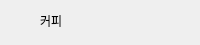
              <widget class="QWidget" name="widget_banner_6_coffee" native="true">
               <property name="maximumSize">
                <size>
                 <width>16777215</width>
                 <height>45</height>
                </size>
               </property>
               <layout class="QHBoxLayout" name="horizontalLayout_10">
                <property name="spacing">
                 <number>0</number>
                </property>
                <property name="leftMargin">
                 <number>5</number>
                </property>
                <property name="topMargin">
                 <number>5</number>
                </property>
                <property name="rightMargin">
                 <number>5</number>
                </property>
                <property name="bottomMargin">
                 <number>5</number>
                </property>
                <item>
                 <widget class="QLabel" name="label_banner_home_icon_6">
                  <property name="minimumSize">
                   <size>
                    <width>30</width>
                    <height>30</height>
                   </size>
                  </property>
                  <property name="maximumSize">
                   <size>
                    <width>30</width>
                    <height>30</height>
                   </size>
                  </property>
                  <property name="text">
                   <string/>
                  </property>
                  <property name="pixmap">
                   <pixmap>../src/coffee.svg</pixmap>
                  </property>
                  <property name="scaledContents">
                   <bool>true</bool>
                  </property>
                  <property name="alignment">
                   <set>Qt::AlignCenter</set>
                  </property>
                 </widget>
                </item>
                <item>
                 <widget class="QWidget" name="widget_16" native="true">
                  <layout class="QVBoxLayout" name="verticalLayout_16">
                   <property name="spacing">
                    <number>0</number>
                   </property>
                   <property name="leftMargin">
                    <number>5</number>
                   </property>
                   <property name="topMargin">
                    <number>5</number>
                   </property>
                   <property name="rightMargin">
                    <number>5</number>
                   </property>
                   <property name="bottomMargin">
                    <number>0</number>
                   </property>
                   <item>
                    <widget class="QLabel" name="label_banner_home_6">
                     <property name="maximumSize">
                      <size>
                       <width>16777215</width>
                       <height>15</height>
                      </size>
                     </property>
                     <property name="text">
                      <string>커피</string>
                     </property>
                     <property name="alignment">
                      <set>Qt::AlignLeading|Qt::AlignLeft|Qt::AlignVCenter</set>
                     </property>
                    </widget>
                   </item>
                   <item>
                    <widget class="QFrame" name="frame_line_6">
                     <property name="minimumSize">
                      <size>
                       <width>30</width>
                       <height>5</height>
                      </size>
                     </property>
                     <property name="maximumSize">
                      <size>
                       <width>20</width>
                       <height>5</height>
                      </size>
                     </property>
                    </widget>
                   </item>
                  </layout>
                 </widget>
                </item>
               </layout>
              </widget>
